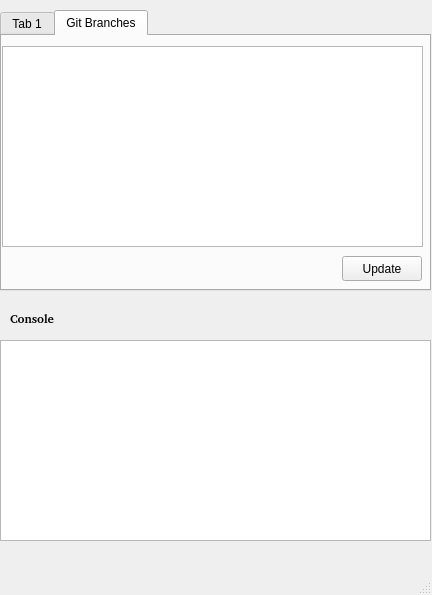
<?xml version="1.0" encoding="UTF-8"?>
<ui version="4.0">
 <class>MainWindow</class>
 <widget class="QMainWindow" name="MainWindow">
  <property name="geometry">
   <rect>
    <x>0</x>
    <y>0</y>
    <width>432</width>
    <height>595</height>
   </rect>
  </property>
  <property name="windowTitle">
   <string>MainWindow</string>
  </property>
  <widget class="QWidget" name="centralwidget">
   <widget class="QTabWidget" name="tabWidget">
    <property name="geometry">
     <rect>
      <x>0</x>
      <y>10</y>
      <width>431</width>
      <height>281</height>
     </rect>
    </property>
    <property name="currentIndex">
     <number>1</number>
    </property>
    <widget class="QWidget" name="tab">
     <attribute name="title">
      <string>Tab 1</string>
     </attribute>
    </widget>
    <widget class="QWidget" name="git_branches">
     <attribute name="title">
      <string>Git Branches</string>
     </attribute>
     <widget class="QListWidget" name="branches_list">
      <property name="geometry">
       <rect>
        <x>0</x>
        <y>10</y>
        <width>421</width>
        <height>201</height>
       </rect>
      </property>
     </widget>
     <widget class="QPushButton" name="update_branches_button">
      <property name="geometry">
       <rect>
        <x>340</x>
        <y>220</y>
        <width>80</width>
        <height>25</height>
       </rect>
      </property>
      <property name="text">
       <string>Update</string>
      </property>
     </widget>
    </widget>
   </widget>
   <widget class="QListWidget" name="console">
    <property name="geometry">
     <rect>
      <x>0</x>
      <y>340</y>
      <width>431</width>
      <height>201</height>
     </rect>
    </property>
   </widget>
   <widget class="QLabel" name="label">
    <property name="geometry">
     <rect>
      <x>10</x>
      <y>310</y>
      <width>54</width>
      <height>17</height>
     </rect>
    </property>
    <property name="font">
     <font>
      <family>Bitstream Charter</family>
      <bold>true</bold>
     </font>
    </property>
    <property name="text">
     <string>Console</string>
    </property>
   </widget>
  </widget>
  <widget class="QMenuBar" name="menubar">
   <property name="geometry">
    <rect>
     <x>0</x>
     <y>0</y>
     <width>432</width>
     <height>22</height>
    </rect>
   </property>
  </widget>
  <widget class="QStatusBar" name="statusbar"/>
 </widget>
 <resources/>
 <connections/>
</ui>
